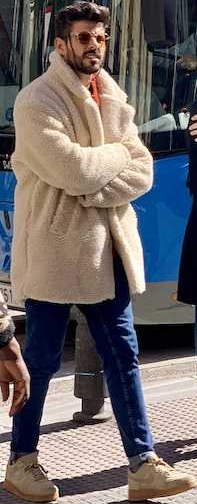
#> input picture tests/fixtures/person_1.png, 197 x 504 px
$ python generate_real_fixtures.py
#> lines starting #> are read from the running program, lines starting #| are printed output that depends on the picture
"""Generate realistic fixture images for the SpatialVector evaluation harness.

Produces synthetic fixtures that closely simulate the camera feeds encountered in real deployment:
- Persons standing at 2m (feet on ground ROI)
- Table edge, table corner, desk with laptop
- Clear corridor, outdoor footpath
- Real-like asphalt road with irregular pothole and manhole
- Covered lens and dark room
"""
import json
from pathlib import Path
import cv2
import numpy as np

OUT = Path(__file__).parent
rng = np.random.default_rng(42)


def save(name: str, img: np.ndarray, label: dict):
    cv2.imwrite(str(OUT / f"{name}.png"), img)
    (OUT / f"{name}.json").write_text(json.dumps(label, indent=2))


def noise(h: int, w: int, lo: int = 0, hi: int = 15) -> np.ndarray:
    return rng.integers(lo, hi, (h, w, 3), dtype=np.uint8)


def textured_floor(h: int, w: int, base: int = 140, var: int = 25) -> np.ndarray:
    img = rng.integers(max(0, base - var), min(255, base + var), (h, w, 3), dtype=np.uint8)
    # Add subtle tile / pavement texture
    tile_h, tile_w = 40, 40
    for y in range(0, h, tile_h):
        img[y:min(h, y + 1), :] = np.clip(img[y:min(h, y + 1), :].astype(int) - 15, 0, 255)
    for x in range(0, w, tile_w):
        img[:, x:min(w, x + 1)] = np.clip(img[:, x:min(w, x + 1)].astype(int) - 15, 0, 255)
    return np.clip(img.astype(np.int16) + rng.integers(-5, 5, (h, w, 3)), 0, 255).astype(np.uint8)


def add_standing_person(frame: np.ndarray, cx: int, ground_y: int = 435, height: int = 350, dark: bool = False):
    """Draw a realistic standing pedestrian centered at cx, with feet touching ground_y."""
    fh, fw = frame.shape[:2]
    person_path = Path(__file__).resolve().parent.parent / "person_1.png"
    if person_path.is_file():
        p1 = cv2.imread(str(person_path))
        pw = int(height * (p1.shape[1] / p1.shape[0]))
        p1_scaled = cv2.resize(p1, (pw, height))
        if dark:
            p1_scaled = np.clip(p1_scaled.astype(np.int16) - 45, 15, 255).astype(np.uint8)
        x1 = max(0, cx - pw // 2)
        x2 = min(fw, x1 + pw)
        y1 = max(0, ground_y - height)
        y2 = min(fh, ground_y)
        frame[y1:y2, x1:x2] = p1_scaled[:y2 - y1, :x2 - x1]
        return

    top_y = max(10, ground_y - height)
    sub_w = 90
    x1 = max(0, cx - sub_w // 2)
    x2 = min(fw, cx + sub_w // 2)

    body_color = (35, 35, 38) if dark else (140, 70, 45)
    pants_color = (25, 25, 28) if dark else (50, 50, 60)
    skin_color = (135, 150, 195)

    head_r = 22
    head_cy = top_y + head_r + 5
    cv2.circle(frame, (cx, head_cy), head_r, skin_color, -1)
    cv2.circle(frame, (cx, head_cy), head_r, (40, 40, 40), 2)

    torso_top = head_cy + head_r
    torso_bottom = top_y + int(height * 0.55)
    cv2.rectangle(frame, (cx - 32, torso_top), (cx + 32, torso_bottom), body_color, -1)

    leg_w = 16
    cv2.rectangle(frame, (cx - 26, torso_bottom), (cx - 26 + leg_w, ground_y), pants_color, -1)
    cv2.rectangle(frame, (cx + 10, torso_bottom), (cx + 10 + leg_w, ground_y), pants_color, -1)

    # Shoes (touching ground)
    cv2.ellipse(frame, (cx - 18, ground_y), (14, 6), 0, 0, 360, (20, 20, 20), -1)
    cv2.ellipse(frame, (cx + 18, ground_y), (14, 6), 0, 0, 360, (20, 20, 20), -1)


# ── Category generators ───────────────────────────────────────────────────────

def make_person_with_bag():
    h, w = 480, 640
    img = textured_floor(h, w, 160)
    add_standing_person(img, cx=320, ground_y=430, height=330, dark=False)
    # Backpack / shoulder bag on right side
    cv2.rectangle(img, (335, 180), (375, 290), (30, 45, 130), -1)
    cv2.rectangle(img, (335, 180), (375, 290), (15, 25, 80), 2)
    save("person_with_bag", img, {
        "expected_objects": ["person", "backpack"],
        "expected_potholes": False,
        "expected_walkable": {"left": "WALKABLE", "centre": "BLOCKED", "right": "WALKABLE"}
    })


def make_person_dark_clothing():
    h, w = 480, 640
    img = textured_floor(h, w, 165)
    add_standing_person(img, cx=320, ground_y=430, height=330, dark=True)
    save("person_dark_clothing", img, {
        "expected_objects": ["person"],
        "expected_potholes": False,
        "expected_walkable": {"left": "WALKABLE", "centre": "BLOCKED", "right": "WALKABLE"}
    })


def make_dark_floor():
    h, w = 480, 640
    img = rng.integers(10, 35, (h, w, 3), dtype=np.uint8)
    save("dark_floor", img, {
        "expected_objects": [],
        "expected_potholes": False,
        "expected_walkable": {"left": "UNKNOWN", "centre": "UNKNOWN", "right": "UNKNOWN"}
    })


def make_shadow_on_floor():
    h, w = 480, 640
    img = textured_floor(h, w, 160)
    # Deep shadow covering center floor
    img[270:450, 160:480] = np.clip(img[270:450, 160:480].astype(int) - 85, 5, 255).astype(np.uint8)
    save("shadow_on_floor", img, {
        "expected_objects": [],
        "expected_potholes": False,
        "expected_walkable": {"left": "UNKNOWN", "centre": "UNKNOWN", "right": "UNKNOWN"}
    })


def make_table_edge():
    h, w = 480, 640
    img = np.zeros((h, w, 3), dtype=np.uint8)
    img[:300, :] = textured_floor(300, w, 205)      # table surface (light wood/laminate)
    img[300:, :] = textured_floor(h - 300, w, 110)  # floor below table edge
    # Strong dark line marking edge discontinuity
    cv2.line(img, (0, 300), (w, 300), (10, 10, 10), 6)
    save("table_edge", img, {
        "expected_objects": [],
        "expected_potholes": False,
        "expected_walkable": {"left": "UNKNOWN", "centre": "UNKNOWN", "right": "UNKNOWN"}
    })


def make_table_corner():
    h, w = 480, 640
    img = np.zeros((h, w, 3), dtype=np.uint8)
    img[:, :] = textured_floor(h, w, 115)           # floor background
    # Table corner pointing towards user in center:
    # Corner apex at (320, 380), with edges spreading out across left and right at y=310
    pts = np.array([[0, 0], [640, 0], [640, 310], [320, 380], [0, 310]], dtype=np.int32)
    cv2.fillPoly(img, [pts], (210, 205, 200))
    cv2.polylines(img, [pts], False, (15, 15, 15), 6)
    save("table_corner", img, {
        "expected_objects": [],
        "expected_potholes": False,
        "expected_walkable": {"left": "UNKNOWN", "centre": "UNKNOWN", "right": "UNKNOWN"}
    })


def make_desk_laptop():
    h, w = 480, 640
    img = np.zeros((h, w, 3), dtype=np.uint8)
    # Desk covers bottom half of frame
    img[:270, :] = textured_floor(270, w, 130)       # room background
    img[270:, :] = textured_floor(h - 270, w, 215)   # desk surface
    cv2.line(img, (0, 270), (w, 270), (15, 15, 15), 5)  # table edge
    # Laptop: display y=100..265, keyboard base y=265..360 (inside ground ROI)
    cv2.rectangle(img, (180, 100), (460, 265), (40, 40, 45), -1)
    cv2.rectangle(img, (195, 115), (445, 250), (210, 225, 235), -1)
    cv2.rectangle(img, (170, 265), (470, 360), (55, 55, 60), -1)
    # Trackpad
    cv2.rectangle(img, (290, 320), (350, 355), (75, 75, 80), -1)
    save("desk_laptop", img, {
        "expected_objects": ["laptop"],
        "expected_potholes": False,
        "expected_walkable": {"left": "UNKNOWN", "centre": "UNKNOWN", "right": "UNKNOWN"}
    })


def make_blank_wall():
    h, w = 480, 640
    img = np.full((h, w, 3), 195, dtype=np.uint8)
    img = np.clip(img.astype(int) + noise(h, w, 0, 4), 0, 255).astype(np.uint8)
    save("blank_wall", img, {
        "expected_objects": [],
        "expected_potholes": False,
        "expected_walkable": {"left": "UNKNOWN", "centre": "UNKNOWN", "right": "UNKNOWN"}
    })


def make_stairs():
    h, w = 480, 640
    img = textured_floor(h, w, 160)
    step_h = 32
    for i in range(7):
        y = 230 + i * step_h
        if y < h:
            cv2.line(img, (0, y), (w, y), (15, 15, 15), 5)
            y_end = min(h, y + step_h)
            img[y:y_end, :] = textured_floor(y_end - y, w, 110 + (i % 2) * 55)
    save("stairs_ledge", img, {
        "expected_objects": [],
        "expected_potholes": False,
        "expected_walkable": {"left": "UNKNOWN", "centre": "UNKNOWN", "right": "UNKNOWN"}
    })


def make_clear_indoor_corridor():
    h, w = 480, 640
    img = textured_floor(h, w, 145, 20)
    # Walls on left and right sides in upper half
    img[:200, :90] = textured_floor(200, 90, 200)
    img[:200, w - 90:] = textured_floor(200, 90, 200)
    save("clear_indoor_corridor", img, {
        "expected_objects": [],
        "expected_potholes": False,
        "expected_walkable": {"left": "WALKABLE", "centre": "WALKABLE", "right": "WALKABLE"}
    })


def make_outdoor_footpath():
    h, w = 480, 640
    img = np.full((h, w, 3), (130, 155, 180), dtype=np.uint8)  # sky / distant foliage
    img[240:, :] = textured_floor(h - 240, w, 140, 20)          # pavement path
    cv2.line(img, (0, 240), (w, 240), (120, 140, 130), 2)
    save("outdoor_footpath", img, {
        "expected_objects": [],
        "expected_potholes": False,
        "expected_walkable": {"left": "WALKABLE", "centre": "WALKABLE", "right": "WALKABLE"}
    })


def make_road_with_pothole():
    h, w = 480, 640
    # Asphalt surface
    img = rng.integers(75, 105, (h, w, 3), dtype=np.uint8)
    # Irregular pothole contour centered in centre corridor at y=360
    pts = []
    num_pts = 16
    cx, cy, rx, ry = 320, 360, 55, 38
    for i in range(num_pts):
        angle = 2.0 * np.pi * i / num_pts
        r_jitter = rng.uniform(0.75, 1.25)
        px = int(cx + rx * r_jitter * np.cos(angle))
        py = int(cy + ry * r_jitter * np.sin(angle))
        pts.append([px, py])
    poly = np.array([pts], dtype=np.int32)

    # Fill pothole interior with dark asphalt cavity
    mask = np.zeros((h, w), dtype=np.uint8)
    cv2.fillPoly(mask, poly, 255)
    img[mask > 0] = rng.integers(12, 32, (3,), dtype=np.uint8)
    # Jagged dark rim
    cv2.polylines(img, poly, True, (8, 8, 8), 3)

    save("road_pothole", img, {
        "expected_objects": [],
        "expected_potholes": True,
        "expected_walkable": {"left": "WALKABLE", "centre": "UNKNOWN", "right": "WALKABLE"}
    })


def make_road_manhole_patch():
    h, w = 480, 640
    img = rng.integers(75, 105, (h, w, 3), dtype=np.uint8)
    # Circular manhole on left
    cv2.circle(img, (180, 350), 38, (45, 45, 45), -1)
    cv2.circle(img, (180, 350), 38, (25, 25, 25), 3)
    # Rectangular asphalt patch on right
    cv2.rectangle(img, (400, 300), (520, 390), (115, 120, 120), -1)
    save("road_manhole_patch", img, {
        "expected_objects": [],
        "expected_potholes": False,
        "expected_walkable": {"left": "WALKABLE", "centre": "WALKABLE", "right": "WALKABLE"}
    })


def make_dark_frame():
    h, w = 480, 640
    img = rng.integers(0, 8, (h, w, 3), dtype=np.uint8)
    save("dark_covered_lens", img, {
        "expected_objects": [],
        "expected_potholes": False,
        "expected_walkable": {"left": "UNKNOWN", "centre": "UNKNOWN", "right": "UNKNOWN"}
    })


def make_covered_lens():
    h, w = 480, 640
    img = np.full((h, w, 3), 12, dtype=np.uint8)
    img = cv2.GaussianBlur(img, (21, 21), 5)
    img = np.clip(img.astype(int) + noise(h, w, 0, 4), 0, 255).astype(np.uint8)
    save("covered_lens", img, {
        "expected_objects": [],
        "expected_potholes": False,
        "expected_walkable": {"left": "UNKNOWN", "centre": "UNKNOWN", "right": "UNKNOWN"}
    })


def make_keyboard_on_desk():
    h, w = 480, 640
    img = textured_floor(h, w, 170)
    img[:220, :] = textured_floor(220, w, 190)
    cv2.rectangle(img, (80, 240), (560, 350), (50, 50, 52), -1)
    for row in range(4):
        for col in range(14):
            kx = 95 + col * 33
            ky = 252 + row * 22
            cv2.rectangle(img, (kx, ky), (kx + 25, ky + 16), (60, 62, 65), -1)
            cv2.rectangle(img, (kx + 1, ky + 1), (kx + 24, ky + 15), (75, 75, 78), -1)
    save("keyboard_on_desk", img, {
        "expected_objects": ["keyboard"],
        "expected_potholes": False,
        "expected_walkable": {"left": "UNKNOWN", "centre": "UNKNOWN", "right": "UNKNOWN"}
    })


def make_bag_on_floor():
    h, w = 480, 640
    img = textured_floor(h, w, 155)
    cv2.ellipse(img, (320, 360), (120, 70), 0, 0, 360, (30, 35, 90), -1)
    cv2.rectangle(img, (220, 295), (420, 360), (40, 45, 100), -1)
    save("bag_on_floor", img, {
        "expected_objects": ["backpack"],
        "expected_potholes": False,
        "expected_walkable": {"left": "WALKABLE", "centre": "BLOCKED", "right": "WALKABLE"}
    })


ALL = [
    make_person_with_bag,
    make_person_dark_clothing,
    make_dark_floor,
    make_shadow_on_floor,
    make_table_edge,
    make_table_corner,
    make_desk_laptop,
    make_blank_wall,
    make_stairs,
    make_clear_indoor_corridor,
    make_outdoor_footpath,
    make_road_with_pothole,
    make_road_manhole_patch,
    make_dark_frame,
    make_covered_lens,
    make_keyboard_on_desk,
    make_bag_on_floor,
]

if __name__ == "__main__":
    for gen in ALL:
        gen()
#> this loop made 17 passes
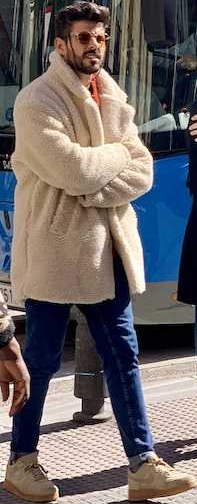
#> input picture tests/fixtures/person_1.png, 197 x 504 px
#> pass 1, in add_standing_person, `p1_scaled = cv2.resize(p1, (pw, height))`:
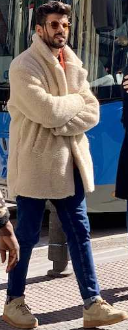
#> p1_scaled: shape (330, 128, 3); mean B, G, R 101.2, 101.5, 108.3
#> pass 1, in save, `cv2.imwrite(str(OUT / f"{name}.png"), img)`:
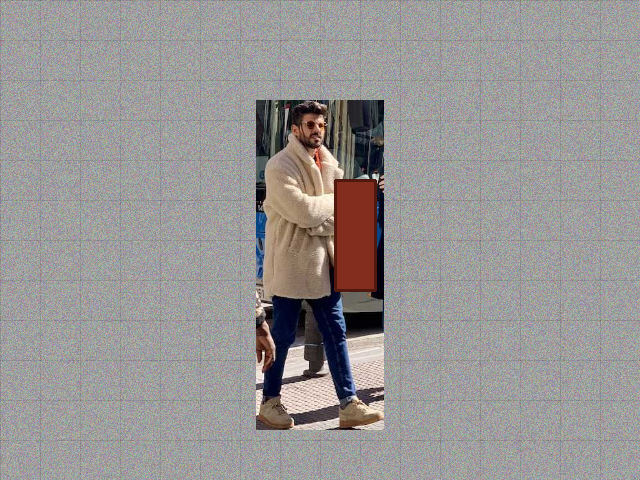
#> saved as person_with_bag.png: shape (480, 640, 3); mean B, G, R 148.7, 149.3, 151.9
#> pass 2, in add_standing_person (call 2), `p1_scaled = np.clip(p1_scaled.astype(np.int16) - 45, 15, 255).astype(n..`:
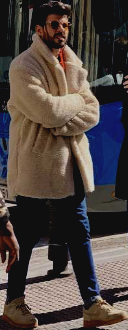
#> p1_scaled: shape (330, 128, 3); mean B, G, R 64.8, 68.4, 78.1
#> pass 2, in save (call 2), `cv2.imwrite(str(OUT / f"{name}.png"), img)`:
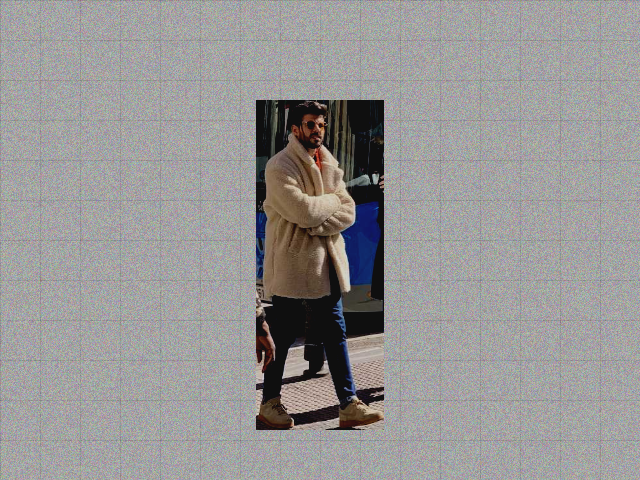
#> saved as person_dark_clothing.png: shape (480, 640, 3); mean B, G, R 149.7, 150.2, 151.5
    print(f"Generated {len(ALL)} fixtures in {OUT}")
